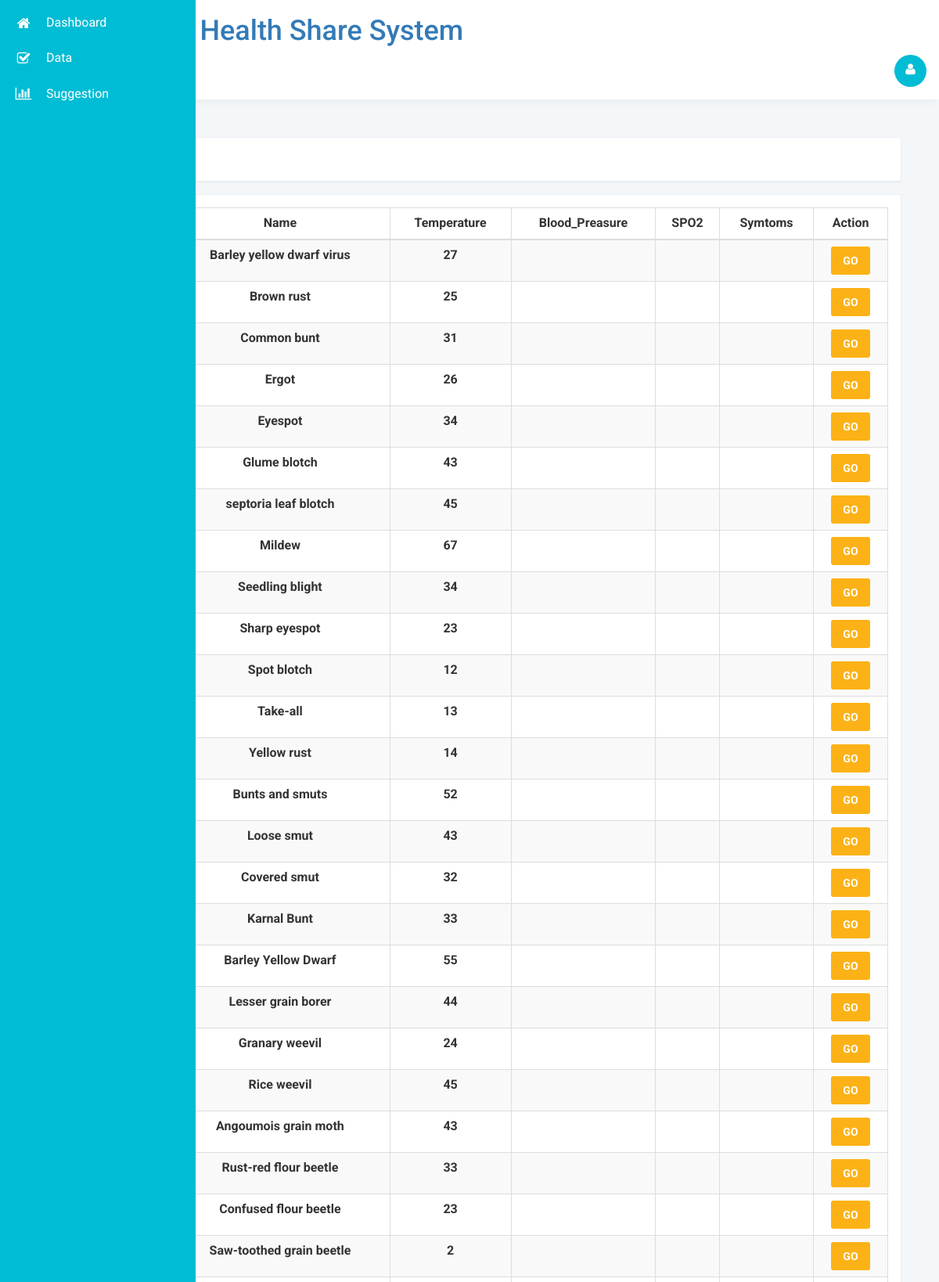
Page /gms/index1.php?menu=sensor1 (signed in, upper part) on the committed database.
### tables this page shows
CREATE TABLE IF NOT EXISTS `disease` (
  `d_id` int(20) NOT NULL AUTO_INCREMENT,
  `name` varchar(50) NOT NULL,
  `temp` int(30) NOT NULL,
  `hum` int(30) NOT NULL,
  `gas` int(30) NOT NULL,
  `sol` varchar(50) NOT NULL,
  `status` int(10) NOT NULL DEFAULT '0',
  PRIMARY KEY (`d_id`)
);

### gms/sensor1.php (the view, shortened to what this page needs)
<div class="banner">
               <h2>
                  <a href="index1.php">Home</a>
               </h2>
            </div>
            <div class="blank">
               <div class="blank-page">
            <form method="post">
             <table id="example" class="table table-striped table-bordered" cellspacing="0" width="100%">
               <thead><tr><th>Sr. No.</th><th>Name</th><th>Temperature</th><th>Blood_Preasure</th><th>SPO2</th><th>Symtoms</th><th>Action</th></tr></thead>
               <tfoot><tr><th>Sr. No.</th><th>Name</th><th>Temperature</th><th>Blood_Preasure</th><th>SPO2</th><th>Symtoms</th><th>Action</th></tr></tfoot><tbody>
<?php
$t=1;
$sql=mysql_query("select * from disease");
             while($row=mysql_fetch_array($sql)){
                echo "<tr><th>$t</th><th>$row[name]</th><th>$row[temp]</th><th>$row[bp]</th><th>$row[spo2]</th><th>$row[sym]</th><th><a href='index1.php?menu=report1' class='btn btn-danger'>GO</a></th></tr>";
$t++;
              }
?>
</tbody>
</table>
               </div>
            </div>

### gms/index1.php (shortened to what this page needs)
<?php
if($_SESSION["loginID"]==true){
 ?>
<!DOCTYPE html>
<head>
<link rel="stylesheet" href="css/bootstrap.css">
<link href="css/style.css" rel='stylesheet' type='text/css' />
<link rel="stylesheet" href="css/font.css" type="text/css"/>
<link href="css/font-awesome.css" rel="stylesheet">
 <link rel="stylesheet" href="assests/plugins/datatables/jquery.dataTables.min.css">
</head>
<body class="dashboard-page">
	<nav class="main-menu">
		<ul>
			<li>
				<a href="index1.php?menu=home1">
					<i class="fa fa-home nav_icon"></i>
					<span class="nav-text">
					Dashboard
					</span>
				</a>
			</li>
			<li>
				<a href="index1.php?menu=sensor1">
					<i class="fa fa-check-square-o nav_icon"></i>
					<span class="nav-text">
					Data
					</span>
				</a>
			</li>
			<li>
				<a href="index1.php?menu=report1">
					<i class="fa fa-bar-chart nav_icon"></i>
					<span class="nav-text">
					Suggestion
					</span>
				</a>
			</li>
		</ul>
	</nav>
	<section class="wrapper scrollable">
		<nav class="user-menu">
		</nav>
		<section class="title-bar">
			<div class="">
				<h1><a href="index1.php"><img src="images/logo.png"> Secure Health Share System</a></h1>
			</div>
			<div class="header-right">
				<div class="profile_details_left">
					<div class="profile_details">
						<ul>
							<li class="dropdown profile_details_drop">
								<a href="#" class="dropdown-toggle" data-toggle="dropdown" aria-expanded="false">
									<div class="profile_img">
										<span class="prfil-img"><i class="fa fa-user" aria-hidden="true"></i></span>
									</div>
								</a>
							</li>
						</ul>
					</div>
				</div>
			</div>
			<div class="clearfix"> </div>
		</section>
		<div class="main-grid">
			<div class="agile-grids">
				<?php
                 if ($_GET["menu"]=="home1" or $_GET["menu"]=="")
                 	include("home1.php");
                 else if ($_GET["menu"]=="report1")
                 	include("rep1.php");
                 else if ($_GET["menu"]=="sensor1")
                 	include("sensor1.php");
                 else if ($_GET["menu"]=="disease1")
                 	include("disease1.php");
				?>
			</div>
		</div>
	</section>
</body>
</html>
<?php }
else {
 	include('login.php');
 } ?>

### rows in the picture
disease: name "Barley yellow dwarf virus", temp "27"
disease: name "Brown rust", temp "25"
disease: name "Common bunt", temp "31"
disease: name "Ergot", temp "26"
disease: name "Eyespot", temp "34"
disease: name "Glume blotch", temp "43"
disease: name "septoria leaf blotch", temp "45"
disease: name "Mildew", temp "67"
disease: name "Seedling blight", temp "34"
disease: name "Sharp eyespot", temp "23"
disease: name "Spot blotch", temp "12"
disease: name "Take-all", temp "13"
disease: name "Yellow rust", temp "14"
disease: name "Bunts and smuts", temp "52"
disease: name "Loose smut", temp "43"
disease: name "Covered smut", temp "32"
disease: name "Karnal Bunt", temp "33"
disease: name "Barley Yellow Dwarf", temp "55"
disease: name "Lesser grain borer", temp "44"
disease: name "Granary weevil", temp "24"
disease: name "Rice weevil", temp "45"
disease: name "Angoumois grain moth", temp "43"
disease: name "Rust-red flour beetle", temp "33"
disease: name "Confused flour beetle", temp "23"
disease: name "Saw-toothed grain beetle", temp "2"
